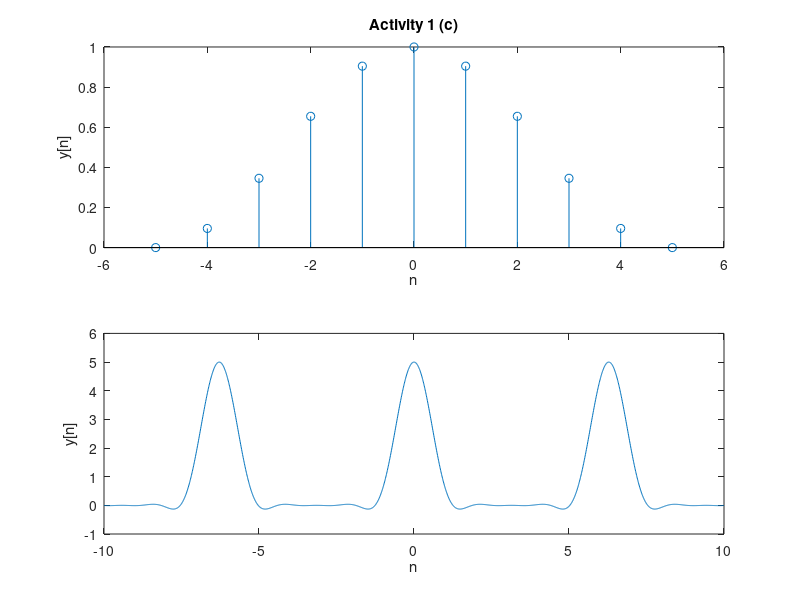

This figure's MATLAB source:
clc;
clear all;
n=-5:1:5;
w=-10:0.01:10;
x=0.5+(0.5*cos((n*pi)/5));
subplot(2,1,1);
stem(n,x);
xlabel('n');
ylabel('y[n]');
title('Activity 1 (c)');
p=0;
q=0;
for n=-5:1:5;
    p=p+1;
    for w=-10:0.01:10
        q=q+1;
        x1(p,q)= exp(-j*w*n);
    end
    q=0;
end
x2=x*x1;
w=-10:0.01:10;
subplot(2,1,2);
plot(w,x2);
xlabel('n');
ylabel('y[n]');
